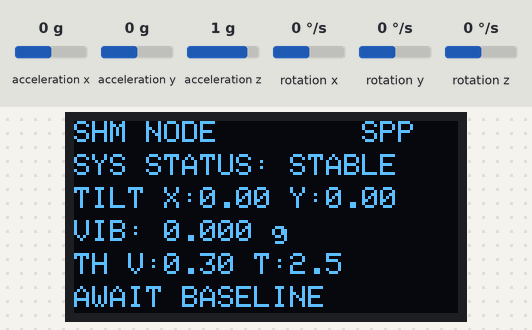
The sketch below on a simulated ESP32. Parts: 128×64 one-colour display. The inputs (shaded band) are chosen by the test bench; at power-on: acceleration x 0 g, acceleration y 0 g, acceleration z 1 g, rotation x 0 °/s, rotation y 0 °/s, rotation z 0 °/s. EEPROM starts erased; nothing arrives over Bluetooth unless stated; what the sketch prints to the serial monitor is not drawn.

Above: at 1.2 s.
1.3 s: acceleration x set to -1.4 g
At 2.8 s:
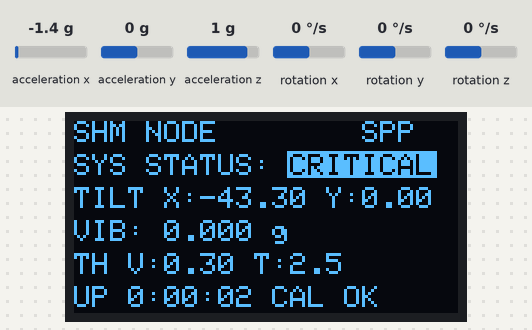
3.5 s: acceleration y set to -1.4 g
At 3.88 s:
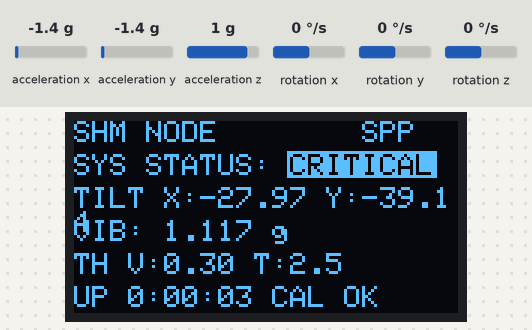
5.0 s: acceleration z set to -1.4 g
At 5.48 s:
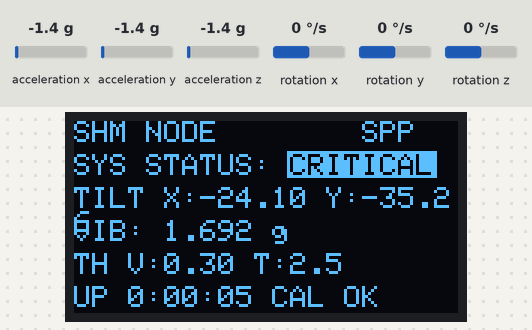
6.5 s: acceleration x set to -0.8 g
At 6.88 s:
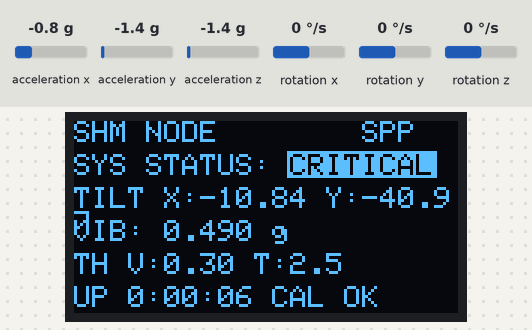
Timing chart, 0 to 9.0 s (numbered marks = the images above; inputs shaded):
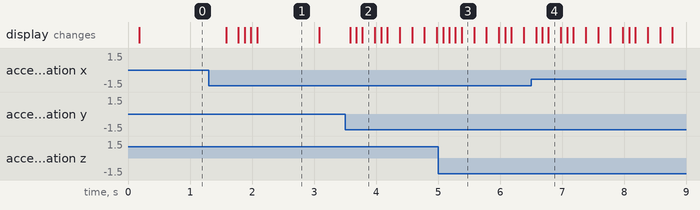

The sketch:

SHM_Firmware_ESP32.ino
```cpp
// =====================================================================
//  SHM_Firmware_ESP32.ino  --  Structural Health Monitoring Node
//  Target : ESP32-WROOM-32 (DevKit V1, 38-pin)
//  Sensor : MPU-6050 (0x68)  |  Display : SSD1306 0.96" I2C (0x3C)
//  Link   : Internal Bluetooth Classic SPP ("BluetoothSerial.h"),
//           no external HC-05 module
//  Power  : 5 V USB / power bank, or 7-12 V -> VIN
// ---------------------------------------------------------------------
//  TELEMETRY (protocol identical to the Uno/HC-05 revision -- the Python
//  Command Center carries over without a protocol rewrite):
//      <t_ms>,<tilt_x_deg>,<tilt_y_deg>,<vib_rms_g>,<state>
//      state : 0 = STABLE, 1 = THRESHOLD EXCEEDED            @ 10 Hz
//
//  EVENTS / CONTROL (ASCII, LF terminated):
//      EVT:* | OK:* | ERR:* lines, commands: CAL | PING | VER
//                                 SET:TILT:<deg> | SET:VIB:<g>
//
//  DUAL-CORE DEPLOYMENT (FreeRTOS):
//      core 1 (APP)  SHM-SAMP : 200 Hz IMU sampling + filtering,
//                               vTaskDelayUntil fixed-phase grid
//                    SHM-TX   : 10 Hz CSV emission, event drain,
//                               alarm debounce, command service
//      core 0 (PRO)  SHM-OLED : 10 Hz static OLED render (isolated from
//                               the sample grid by a mutex + snapshot)
//      BT stack tasks remain scheduled by the framework on core 0.
//  All I2C traffic funnels through one bus mutex so the 1 kB OLED burst
//  can never corrupt an MPU-6050 read; shared state publishes through a
//  mutex-protected snapshot. No delay() anywhere.
// =====================================================================

#define I2CDEV_IMPLEMENTATION I2CDEV_ARDUINO_WIRE

#include <Wire.h>
#include <Preferences.h>
#include <Adafruit_GFX.h>
#include <Adafruit_SSD1306.h>
#include <I2Cdev.h>
#include <MPU6050.h>             // "MPU6050" by Electronic Cats (i2cdevlib)
#include "BluetoothSerial.h"

#if !defined(CONFIG_BT_ENABLED) || !defined(CONFIG_BLUEDROID_ENABLED)
#error Bluetooth is not enabled! Select an ESP32 board definition with Bluetooth support.
#endif

// ------------------------- hardware map -------------------------------
static const uint8_t PIN_SDA   = 21;   // standard ESP32 I2C
static const uint8_t PIN_SCL   = 22;
static const uint8_t OLED_ADDR = 0x3C;

static Adafruit_SSD1306  oled(128, 64, &Wire, -1);
static MPU6050           imu;          // AD0 -> GND = 0x68
static BluetoothSerial   SerialBT;

static const char* BT_DEVICE_NAME = "SHM-NODE-01";

// ------------------------- configuration ------------------------------
// (identical values to the Uno revision)
static const float    LSB_PER_G    = 16384.0f;   // +/-2 g full scale
static const float    LSB_PER_DPS  = 131.0f;     // +/-250 dps
static const float    RAD_TO_DEG_F = 57.29578f;

static const uint16_t PERIOD_SAMPLE_MS = 5;        // 200 Hz
static const uint16_t PERIOD_SEND_MS   = 100;      // 10 Hz telemetry
static const uint16_t PERIOD_OLED_MS   = 100;      // dashboard refresh
static const uint16_t VIB_WINDOW_MS    = 200;      // RMS window
static const uint16_t IMU_RETRY_MS     = 2000;

static const uint8_t  VIB_RING_CAP = 48;
static const uint8_t  VIB_WINDOW_N = VIB_WINDOW_MS / PERIOD_SAMPLE_MS; // 40

static const uint16_t ALARM_SET_MS     = 250;      // debounce into CRITICAL
static const uint16_t ALARM_RELEASE_MS = 1000;     // debounce into STABLE

static const float    TILT_EMA_A = 0.20f;                       // tilt low-pass
static const float    VIB_DC_A   = 0.005f / (0.500f + 0.005f);  // tau = 0.5 s

static const float    DEF_TILT_THR = 2.50f;      // degrees
static const float    DEF_VIB_THR  = 0.30f;      // g RMS
static const float    TILT_THR_MIN = 0.20f, TILT_THR_MAX = 45.0f;
static const float    VIB_THR_MIN  = 0.05f, VIB_THR_MAX  = 5.0f;

static const uint8_t  CAL_SAMPLES = 200;           // 1.0 s @ 200 Hz
static const uint16_t NVS_MAGIC   = 0xA55A;
static const char*    NVS_NS      = "shm";
static const char*    NVS_KEY     = "cal";

struct Calibration {
  uint16_t magic;
  float    tiltX0;      // zero-point tilt X [deg]
  float    tiltY0;      // zero-point tilt Y [deg]
  int16_t  gyroBias[3]; // zero-point gyro   [LSB]
};

// Published state (producer: SHM-SAMP; consumers: SHM-TX / SHM-OLED)
struct NodeState {
  bool    calValid;
  bool    imuOk;
  float   tiltX;      // baseline-relative, filtered [deg]
  float   tiltY;
  float   vibRms;     // 200 ms window [g]
  uint8_t alert;      // 0 STABLE / 1 CRITICAL
};

// ------------------------- runtime state ------------------------------
static Calibration cal;
static bool  calValid = false;
static volatile float tiltThr = DEF_TILT_THR;
static volatile float vibThr  = DEF_VIB_THR;

static bool  imuOk  = false;
static bool  oledOk = false;
static bool  dcInit = false;
static bool  autoCalDone = false;

static float tiltXF = 0.0f, tiltYF = 0.0f;     // SHM-SAMP only
static float aSlow[3];                          // SHM-SAMP only
static float vibRing[VIB_RING_CAP];             // SHM-SAMP only
static uint8_t vibHead = 0, vibFill = 0, vibCount = 0;
static float vibRms = 0.0f;                     // SHM-SAMP only

static uint32_t alarmT0 = 0, clearT0 = 0;       // SHM-TX only
static uint32_t tImuRetry = 0;                  // SHM-SAMP only
static bool     calActive = false;              // SHM-SAMP only
static uint8_t  calN = 0;
static float    calSx = 0, calSy = 0, calSm = 0;
static float    calGx = 0, calGy = 0, calGz = 0;
static char     cmdBuf[20];                     // SHM-TX only
static uint8_t  cmdIdx = 0;

static NodeState live;               // guarded by stateMux
static SemaphoreHandle_t stateMux;   // live <-> consumers
static SemaphoreHandle_t i2cMux;     // serializes Wire bus access

// Event pipe: all SerialBT output originates from SHM-TX only
enum DevEvent : uint8_t {
  EV_IMU_FAULT, EV_IMU_REST, EV_ANOMALY, EV_STABLE,
  EV_CAL_START, EV_BASELINE, EV_CAL_GRAVITY, EV_CAL_BIAS
};
static QueueHandle_t evtQ;

// ------------------------- small helpers ------------------------------
static float clampf(float v, float lo, float hi) {
  return (v < lo) ? lo : (v > hi) ? hi : v;
}

// dtostrf(v, width=1, prec) -> unpadded "-1.23" / "0.031"
static void fmt(char* out, float v, uint8_t prec) {
  dtostrf(v, 1, prec, out);
}

static void emitEvent(DevEvent e) {
  xQueueSend(evtQ, &e, 0);
}

static inline void i2cLock()   { xSemaphoreTake(i2cMux, portMAX_DELAY); }
static inline void i2cUnlock() { xSemaphoreGive(i2cMux); }

static void publish(const NodeState& s) {
  xSemaphoreTake(stateMux, portMAX_DELAY);
  live = s;
  xSemaphoreGive(stateMux);
}

static NodeState snapshot() {
  xSemaphoreTake(stateMux, portMAX_DELAY);
  NodeState s = live;
  xSemaphoreGive(stateMux);
  return s;
}

static uint8_t getAlertUnlocked() {   // small read, mutex-guarded
  xSemaphoreTake(stateMux, portMAX_DELAY);
  uint8_t v = live.alert;
  xSemaphoreGive(stateMux);
  return v;
}

static void patchAlert(uint8_t alert) {  // SHM-TX only -> live.alert
  xSemaphoreTake(stateMux, portMAX_DELAY);
  live.alert = alert;
  xSemaphoreGive(stateMux);
}

// ======================================================================
//  IMU
// ======================================================================
static bool imuStart() {
  i2cLock();
  imu.initialize();
  imu.setFullScaleAccelRange(MPU6050_ACCEL_FS_2);
  imu.setDLPFMode(MPU6050_DLPF_BW_98);
  i2cUnlock();
  return true;   // scanner already confirmed 0x68 is alive
}

// ======================================================================
//  CALIBRATION  (zero-point baseline, NVS persistence)
// ======================================================================
static void startCalibration() {      // caller: SHM-SAMP or SHM-TX
  if (calActive) return;
  calSx = calSy = calSm = calGx = calGy = calGz = 0;
  calN      = 0;
  calActive = true;
  emitEvent(EV_CAL_START);
}

static void finishCalibration(float lastRx, float lastRy) {  // SHM-SAMP
  calActive = false;

  float x0  = calSx / CAL_SAMPLES;               // baseline tilt X [deg]
  float y0  = calSy / CAL_SAMPLES;               // baseline tilt Y [deg]
  float mag = calSm / CAL_SAMPLES;               // mean |a| [g]

  float bx = calGx / CAL_SAMPLES / LSB_PER_DPS;  // gyro bias [dps]
  float by = calGy / CAL_SAMPLES / LSB_PER_DPS;
  float bz = calGz / CAL_SAMPLES / LSB_PER_DPS;

  // Integrity gate 1: structural mass must be at 1 g static (at rest).
  if (fabsf(mag - 1.0f) > 0.15f) { emitEvent(EV_CAL_GRAVITY); return; }
  // Integrity gate 2: node must not move during capture (< 60 dps).
  float bmax = fabsf(bx);
  if (fabsf(by) > bmax) bmax = fabsf(by);
  if (fabsf(bz) > bmax) bmax = fabsf(bz);
  if (bmax > 60.0f) { emitEvent(EV_CAL_BIAS); return; }

  cal.tiltX0 = x0;
  cal.tiltY0 = y0;
  cal.gyroBias[0] = (int16_t)(calGx / CAL_SAMPLES);
  cal.gyroBias[1] = (int16_t)(calGy / CAL_SAMPLES);
  cal.gyroBias[2] = (int16_t)(calGz / CAL_SAMPLES);
  cal.magic = NVS_MAGIC;

  Preferences prefs;
  prefs.begin(NVS_NS, false);
  prefs.putBytes(NVS_KEY, &cal, sizeof(cal));
  prefs.end();

  tiltXF = lastRx;   // restart filters at the new zero reference
  tiltYF = lastRy;
  dcInit = false;
  calValid = true;
  emitEvent(EV_BASELINE);
}

// ======================================================================
//  SAMPLING  (SHM-SAMP, core 1, 200 Hz fixed phase)
// ======================================================================
static void sampleStep() {
  // ---- IMU fault recovery path
  if (!imuOk) {
    uint32_t now = millis();
    if ((now - tImuRetry) >= IMU_RETRY_MS) {
      tImuRetry = now;
      if (imuStart()) {
        imuOk = true;
        dcInit = false;
        autoCalDone = false;
        emitEvent(EV_IMU_REST);
      }
    }
  }

  // ---- power-on auto zero-point (node must be at rest)
  if (imuOk && !calValid && !calActive && !autoCalDone && millis() > 500) {
    autoCalDone = true;
    startCalibration();
  }

  if (!imuOk) return;

  int16_t rax, ray, raz, rgx, rgy, rgz;
  i2cLock();
  imu.getMotion6(&rax, &ray, &raz, &rgx, &rgy, &rgz);
  i2cUnlock();

  float fx = rax / LSB_PER_G;
  float fy = ray / LSB_PER_G;
  float fz = raz / LSB_PER_G;

  // ---- vibration: DC-removal high pass (tau = 0.5 s) -> ring buffer
  if (!dcInit) {
    aSlow[0] = fx; aSlow[1] = fy; aSlow[2] = fz;
    dcInit = true;
  } else {
    aSlow[0] += VIB_DC_A * (fx - aSlow[0]);
    aSlow[1] += VIB_DC_A * (fy - aSlow[1]);
    aSlow[2] += VIB_DC_A * (fz - aSlow[2]);
  }
  float dx = fx - aSlow[0];
  float dy = fy - aSlow[1];
  float dz = fz - aSlow[2];
  float joint = sqrtf(dx * dx + dy * dy + dz * dz);

  vibRing[vibHead] = joint;
  vibHead = (uint8_t)((vibHead + 1) % VIB_RING_CAP);
  if (vibFill < VIB_RING_CAP) vibFill++;

  // ---- tilt: gravity inclination (static), degrees
  float rx = RAD_TO_DEG_F * atan2f(fx, sqrtf(fy * fy + fz * fz));
  float ry = RAD_TO_DEG_F * atan2f(fy, sqrtf(fx * fx + fz * fz));

  if (calActive) {
    calSx += rx;  calSy += ry;
    calSm += sqrtf(fx * fx + fy * fy + fz * fz);
    calGx += rgx; calGy += rgy; calGz += rgz;
    if (++calN >= CAL_SAMPLES) finishCalibration(rx, ry);
    return;
  }

  if (calValid) {
    tiltXF += TILT_EMA_A * (rx - tiltXF);
    tiltYF += TILT_EMA_A * (ry - tiltYF);
  }

  // every 40 samples: refresh the 200 ms RMS window
  if (++vibCount >= VIB_WINDOW_N) {
    vibCount = 0;
    uint8_t n = vibFill;
    if (n > VIB_WINDOW_N) n = VIB_WINDOW_N;
    float acc = 0.0f;
    for (uint8_t i = 0; i < n; i++) {
      uint8_t k = (uint8_t)((vibHead + VIB_RING_CAP - 1 - i) % VIB_RING_CAP);
      float v = vibRing[k];
      acc += v * v;
    }
    vibRms = (n > 0) ? sqrtf(acc / n) : 0.0f;
  }

  NodeState s;
  s.calValid = calValid;
  s.imuOk    = imuOk;
  s.tiltX    = calValid ? (tiltXF - cal.tiltX0) : 0.0f;
  s.tiltY    = calValid ? (tiltYF - cal.tiltY0) : 0.0f;
  s.vibRms   = vibRms;
  s.alert    = getAlertUnlocked();   // alert ownership: SHM-TX
  publish(s);
}

// ======================================================================
//  TELEMETRY / EVENT DRAIN / COMMAND SERVICE  (SHM-TX, core 1, 10 Hz)
// ======================================================================
static void ackSet(const char* axis, float v) {
  char b[10], line[24];
  fmt(b, v, 2);
  snprintf(line, sizeof(line), "OK:SET,%s,%s", axis, b);
  SerialBT.println(line);
}

static void handleCommand(char* c) {
  if (strcmp(c, "CAL") == 0) {
    if (!imuOk) { SerialBT.println(F("ERR:CAL:NO-IMU")); return; }
    startCalibration();
  } else if (strcmp(c, "PING") == 0) {
    SerialBT.println(F("OK:PING"));
  } else if (strcmp(c, "VER") == 0) {
    SerialBT.println(F("OK:SHM-NODE,1.0,ESP32,BT-SPP"));
  } else if (strncmp(c, "SET:TILT:", 9) == 0) {
    tiltThr = clampf(atof(c + 9), TILT_THR_MIN, TILT_THR_MAX);
    ackSet("TILT", tiltThr);
  } else if (strncmp(c, "SET:VIB:", 8) == 0) {
    vibThr = clampf(atof(c + 8), VIB_THR_MIN, VIB_THR_MAX);
    ackSet("VIB", vibThr);
  } else {
    SerialBT.println(F("ERR:SYNTAX"));
  }
}

static void serviceCommands() {       // non-blocking line reader
  while (SerialBT.available()) {
    char c = (char)SerialBT.read();
    if (c == '\n' || c == '\r') {
      if (cmdIdx) {
        cmdBuf[cmdIdx] = '\0';
        handleCommand(cmdBuf);
        cmdIdx = 0;
      }
    } else if (cmdIdx < sizeof(cmdBuf) - 1) {
      cmdBuf[cmdIdx++] = c;
    } else {
      cmdIdx = 0;   // overflow: drop line, protect stream integrity
    }
  }
}

static void serviceEvents() {         // drain event pipe (single writer)
  uint8_t e;
  while (xQueueReceive(evtQ, &e, 0) == pdTRUE) {
    switch ((DevEvent)e) {
      case EV_IMU_FAULT:   SerialBT.println(F("EVT:IMU:FAULT"));  break;
      case EV_IMU_REST:    SerialBT.println(F("EVT:IMU:REST"));   break;
      case EV_ANOMALY:     SerialBT.println(F("EVT:ANOMALY"));    break;
      case EV_STABLE:      SerialBT.println(F("EVT:STABLE"));     break;
      case EV_CAL_START:   SerialBT.println(F("EVT:CAL:START"));  break;
      case EV_BASELINE:    SerialBT.println(F("OK:CAL"));
                           SerialBT.println(F("EVT:BASELINE-SET")); break;
      case EV_CAL_GRAVITY: SerialBT.println(F("ERR:CAL:GRAVITY")); break;
      case EV_CAL_BIAS:    SerialBT.println(F("ERR:CAL:BIAS"));   break;
    }
  }
}

static void broadcastStep(uint32_t now) {
  serviceCommands();
  serviceEvents();

  NodeState s = snapshot();

  // ---- alarm logic (10 Hz evaluation, debounced)
  bool alarm = s.calValid &&
      (fabs(s.tiltX) >= tiltThr ||
       fabs(s.tiltY) >= tiltThr ||
       s.vibRms    >= vibThr);
  if (alarm) {
    clearT0 = 0;
    if (alarmT0 == 0) alarmT0 = now;
    if (getAlertUnlocked() == 0 && (now - alarmT0) >= ALARM_SET_MS) {
      patchAlert(1);
      emitEvent(EV_ANOMALY);
    }
  } else {
    alarmT0 = 0;
    if (getAlertUnlocked() == 1) {
      if (clearT0 == 0) clearT0 = now;
      else if ((now - clearT0) >= ALARM_RELEASE_MS) {
        patchAlert(0);
        clearT0 = 0;
        emitEvent(EV_STABLE);
      }
    }
  }

  // ---- CSV emission  (only with an active SPP subscriber)
  if (s.calValid && SerialBT.hasClient()) {
    char b0[12], b1[12], b2[12], line[44];
    fmt(b0, s.tiltX, 2);
    fmt(b1, s.tiltY, 2);
    fmt(b2, s.vibRms, 3);
    snprintf(line, sizeof(line), "%lu,%s,%s,%s,%u",
             (unsigned long)now, b0, b1, b2, (unsigned int)s.alert);
    SerialBT.print(line);
    SerialBT.print('\n');
  }
}

// ======================================================================
//  OLED DASHBOARD  (SHM-OLED, core 0, static render -- no animation)
// ======================================================================
static void drawSplash() {
  oled.clearDisplay();
  oled.setTextColor(SSD1306_WHITE);
  oled.setTextSize(1);
  oled.setCursor(0, 20);
  oled.print(F("SHM NODE"));
  oled.setCursor(0, 32);
  oled.print(F("INITIALIZING"));
  oled.display();
}

static void drawDashboard(const NodeState& s) {
  if (!oledOk) return;

  oled.clearDisplay();
  oled.setTextSize(1);
  oled.setTextColor(SSD1306_WHITE);

  // ---- header row
  oled.setCursor(0, 0);
  oled.print(F("SHM NODE"));
  oled.setCursor(96, 0);
  oled.print(s.imuOk ? F("SPP") : F("ERR"));

  // ---- status row  (SYS STATUS: STABLE / CRITICAL)
  oled.setCursor(0, 11);
  oled.print(F("SYS STATUS: "));
  if (s.alert == 0) {
    oled.print(F("STABLE"));
  } else {
    uint8_t x = oled.getCursorX();
    uint8_t y = oled.getCursorY();
    oled.fillRect(x - 1, y - 1, 50, 9, SSD1306_WHITE);
    oled.setTextColor(SSD1306_BLACK);
    oled.print(F("CRITICAL"));
    oled.setTextColor(SSD1306_WHITE);
  }

  // ---- tilt row   TILT X:0.00 Y:0.00
  char b0[12], b1[12], b2[12];
  oled.setCursor(0, 22);
  oled.print(F("TILT X:"));
  dtostrf(s.tiltX, 1, 2, b0);
  oled.print(b0);
  oled.print(F(" Y:"));
  dtostrf(s.tiltY, 1, 2, b1);
  oled.print(b1);

  // ---- vibration row   VIB: 0.031 g
  oled.setCursor(0, 33);
  oled.print(F("VIB: "));
  dtostrf(s.vibRms, 1, 3, b2);
  oled.print(b2);
  oled.print(F(" g"));

  // ---- threshold row   TH V:0.30 T:2.5
  oled.setCursor(0, 44);
  oled.print(F("TH V:"));
  dtostrf(vibThr, 1, 2, b0);
  oled.print(b0);
  oled.print(F(" T:"));
  dtostrf(tiltThr, 1, 1, b1);
  oled.print(b1);

  // ---- footer row
  oled.setCursor(0, 55);
  if (!s.calValid) {
    oled.print(F("AWAIT BASELINE"));
  } else {
    uint32_t ss_raw = millis() / 1000UL;
    uint8_t  h  = (uint8_t)(ss_raw / 3600UL);
    uint8_t  m  = (uint8_t)((ss_raw / 60UL) % 60UL);
    uint8_t  ss = (uint8_t)(ss_raw % 60UL);
    oled.print(F("UP "));
    oled.print(h);
    oled.print(':');
    if (m < 10) oled.print('0');
    oled.print(m);
    oled.print(':');
    if (ss < 10) oled.print('0');
    oled.print(ss);
    oled.print(F(" CAL OK"));
  }

  i2cLock();
  oled.display();          // 1 kB burst; exclusive bus access
  i2cUnlock();
}

// ======================================================================
//  TASKS
// ======================================================================
static void shmSampleTask(void*) {    // core 1: fixed-phase 200 Hz grid
  TickType_t wake = xTaskGetTickCount();
  for (;;) {
    vTaskDelayUntil(&wake, pdMS_TO_TICKS(PERIOD_SAMPLE_MS));
    sampleStep();
  }
}

static void shmTxTask(void*) {        // core 1: 10 Hz telemetry
  TickType_t wake = xTaskGetTickCount();
  for (;;) {
    vTaskDelayUntil(&wake, pdMS_TO_TICKS(PERIOD_SEND_MS));
    broadcastStep(millis());
  }
}

static void shmOledTask(void*) {      // core 0: OLED isolated here
  TickType_t wake = xTaskGetTickCount();
  for (;;) {
    vTaskDelayUntil(&wake, pdMS_TO_TICKS(PERIOD_OLED_MS));
    drawDashboard(snapshot());
  }
}

// ======================================================================
//  SETUP / LOOP
// ======================================================================
void setup() {
  stateMux = xSemaphoreCreateMutex();
  i2cMux   = xSemaphoreCreateMutex();
  evtQ     = xQueueCreate(8, sizeof(uint8_t));

  Wire.begin(PIN_SDA, PIN_SCL, 400000);

  oledOk = oled.begin(SSD1306_SWITCHCAPVCC, OLED_ADDR);
  if (oledOk) drawSplash();

  SerialBT.begin(BT_DEVICE_NAME);
  SerialBT.println(F("#SHM-NODE,1.0,ESP32,BT-SPP"));

  Preferences prefs;
  prefs.begin(NVS_NS, true);          // read-only session
  size_t got  = prefs.getBytes(NVS_KEY, &cal, sizeof(cal));
  calValid = (got == sizeof(cal)) && (cal.magic == NVS_MAGIC);
  prefs.end();

   imuOk = imuStart();
  Serial.begin(115200);
  Serial.print(F("IMU init: "));
  Serial.println(imuOk ? F("OK") : F("FAIL"));
  if (!imuOk) emitEvent(EV_IMU_FAULT);
  tImuRetry = millis();

  // ---- dual-core deployment
  xTaskCreatePinnedToCore(shmSampleTask, "SHM-SAMP", 4096, NULL, 3, NULL, 1);
  xTaskCreatePinnedToCore(shmTxTask,     "SHM-TX",   4096, NULL, 2, NULL, 1);
  xTaskCreatePinnedToCore(shmOledTask,   "SHM-OLED", 4096, NULL, 1, NULL, 0);
}

void loop() {
  vTaskDelay(pdMS_TO_TICKS(1000));   // service tasks own all scheduling
}
```

Measured:
- after the input at 3.5 s, the display: first changes after 0.08 s (image 2 shows a later state)
